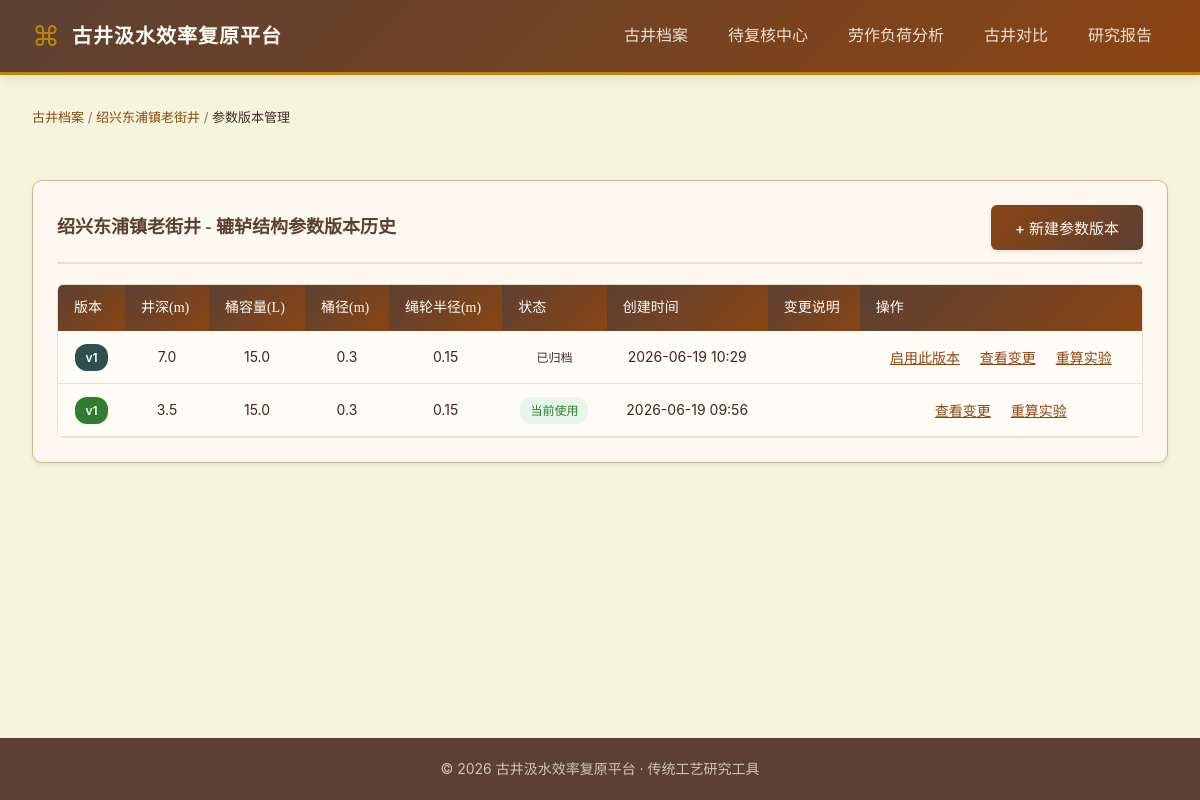
/wells/1/config-versions, run on the app's committed database.
### models.py (models this page shows)
class Well(Base):
    __tablename__ = "well"
    id = Column(Integer, primary_key=True, autoincrement=True)
    name = Column(String(100), nullable=False)
    location = Column(String(200), default="")
    dynasty = Column(String(50), default="")
    description = Column(String(500), default="")
    created_at = Column(DateTime, default=datetime.now)
    updated_at = Column(DateTime, default=datetime.now, onupdate=datetime.now)
    configs = relationship("WellConfig", back_populates="well", cascade="all, delete-orphan")

class WellConfig(Base):
    __tablename__ = "well_config"
    id = Column(Integer, primary_key=True, autoincrement=True)
    well_id = Column(Integer, ForeignKey("well.id", ondelete="CASCADE"), nullable=False)
    version = Column(Integer, default=1)
    well_depth_m = Column(Float, nullable=False)
    bucket_capacity_l = Column(Float, nullable=False)
    bucket_diameter_m = Column(Float, nullable=False)
    pulley_radius_m = Column(Float, nullable=False)
    status = Column(String(20), default="active")
    change_note = Column(String(500), default="")
    created_at = Column(DateTime, default=datetime.now)
    __table_args__ = (
        CheckConstraint("well_depth_m > 0", name="ck_well_depth_positive"),
        CheckConstraint("bucket_capacity_l > 0", name="ck_bucket_capacity_positive"),
        CheckConstraint("bucket_diameter_m > 0", name="ck_bucket_diameter_positive"),
        CheckConstraint("pulley_radius_m > 0", name="ck_pulley_radius_positive"),
    )
    well = relationship("Well", back_populates="configs")
    experiments = relationship("Experiment", back_populates="config", cascade="all, delete-orphan")
    change_logs = relationship("ConfigChangeLog", back_populates="config", cascade="all, delete-orphan")

### main.py (the view)
@app.get("/wells/{well_id}/config-versions", response_class=HTMLResponse)
async def config_versions_page(request: Request, well_id: int, db: Session = Depends(get_db)):
    well = get_well(db, well_id)
    if not well:
        raise HTTPException(status_code=404, detail="古井档案不存在")
    all_configs = get_all_configs(db, well_id)
    config_logs = {}
    for cfg in all_configs:
        config_logs[cfg.id] = get_config_change_logs(db, cfg.id)
    return templates.TemplateResponse("config_versions.html", {
        "request": request,
        "well": well,
        "all_configs": all_configs,
        "config_logs": config_logs
    })

### templates/config_versions.html (shortened to what this page needs)
{% extends "base.html" %}
{% block content %}
<div class="page-container">
    <div class="breadcrumb" style="margin-bottom: 20px;">
        <a href="/">古井档案</a> / <a href="/wells/{{ well.id }}">{{ well.name }}</a> / <span class="current">参数版本管理</span>
    </div>
    <section class="panel">
        <div class="panel-header">
            <h3>{{ well.name }} - 辘轳结构参数版本历史</h3>
            <button class="btn-primary" id="toggle-config-form">+ 新建参数版本</button>
        </div>
        {% if all_configs %}
        <div class="table-wrapper">
            <table class="data-table">
                <thead>
                    <tr>
                        <th>版本</th>
                        <th>井深(m)</th>
                        <th>桶容量(L)</th>
                        <th>桶径(m)</th>
                        <th>绳轮半径(m)</th>
                        <th>状态</th>
                        <th>创建时间</th>
                        <th>变更说明</th>
                        <th>操作</th>
                    </tr>
                </thead>
                <tbody>
                    {% for cfg in all_configs %}
                    <tr>
                        <td class="text-center">
                            <span class="version-tag {{ 'active' if cfg.status == 'active' else '' }}">v{{ cfg.version }}</span>
                        </td>
                        <td class="text-center">{{ cfg.well_depth_m }}</td>
                        <td class="text-center">{{ cfg.bucket_capacity_l }}</td>
                        <td class="text-center">{{ cfg.bucket_diameter_m }}</td>
                        <td class="text-center">{{ cfg.pulley_radius_m }}</td>
                        <td class="text-center">
                            {% if cfg.status == 'active' %}
                            <span class="status-tag valid">当前使用</span>
                            {% else %}
                            <span class="status-tag">已归档</span>
                            {% endif %}
                        </td>
                        <td class="text-center">{{ cfg.created_at.strftime('%Y-%m-%d %H:%M') }}</td>
                        <td>{{ cfg.change_note[:30] }}{% if cfg.change_note|length > 30 %}...{% endif %}</td>
                        <td class="text-center">
                            {% if cfg.status != 'active' %}
                            <form action="/wells/{{ well.id }}/config/{{ cfg.id }}/activate" method="post" style="display:inline;" onsubmit="return confirm('切换到此版本？旧实验将标记为待复核。');">
                                <button type="submit" class="btn-link">启用此版本</button>
                            </form>
                            {% endif %}
                            <button type="button" class="btn-link" onclick="showChangeLogs({{ cfg.id }})">查看变更</button>
                            <form action="/wells/{{ well.id }}/config/{{ cfg.id }}/recalculate" method="post" style="display:inline;" onsubmit="return confirm('使用此参数重新计算所有关联实验？');">
                                <button type="submit" class="btn-link">重算实验</button>
                            </form>
                        </td>
                    </tr>
                    {% endfor %}
                </tbody>
            </table>
        </div>
        {% else %}
        <div class="empty-state small">
            <p class="empty-text">暂无参数版本，请点击上方「新建参数版本」创建</p>
        </div>
        {% endif %}
    </section>
</div>
{% endblock %}

### static/css/style.css (style rules this page uses)
:root { --color-primary: #8B4513; --color-primary-dark: #5C4033; --color-primary-light: #A0522D; --color-secondary: #2F4F4F; --color-accent: #B8860B; --color-bg: #F5F5DC; --color-bg-warm: #FFFBF5; --color-panel: #FDF8F0; --color-border: #D2B48C; --color-border-light: #E8DFD0; --color-text: #3E2723; --color-text-light: #6D4C41; --color-muted: #8D6E63; --color-danger: #C62828; --color-danger-light: #FFEBEE; --color-warning: #F57C00; --color-warning-light: #FFF3E0; --color-success: #2E7D32; --color-success-light: #E8F5E9; --shadow-sm: 0 2px 4px rgba(92, 64, 51, 0.1); --shadow-md: 0 4px 12px rgba(92, 64, 51, 0.12); --shadow-lg: 0 8px 24px rgba(92, 64, 51, 0.15); --radius-sm: 6px; --radius-md: 10px; --radius-lg: 16px; }
* { box-sizing: border-box; margin: 0; padding: 0; }
html, body { height: 100%; }
body { font-family: 'Noto Sans SC', -apple-system, BlinkMacSystemFont, sans-serif; background-color: var(--color-bg); background-image: repeating-linear-gradient(0deg, transparent, transparent 49px, rgba(210, 180, 140, 0.1) 50px), repeating-linear-gradient(90deg, transparent, transparent 49px, rgba(210, 180, 140, 0.08) 50px); color: var(--color-text); line-height: 1.6; min-height: 100vh; display: flex; flex-direction: column; }
h1, h2, h3, h4 { font-family: 'Noto Serif SC', serif; color: var(--color-primary-dark); font-weight: 600; }
a { color: var(--color-primary); text-decoration: none; transition: color 0.2s; }
.text-center { text-align: center; }
.page-container { display: flex; flex-direction: column; gap: 32px; }
.btn-primary, .btn-secondary, .btn-enter, .btn-link-danger, .btn-delete, .btn-close, .btn-icon { font-family: inherit; cursor: pointer; border: none; transition: all 0.2s; font-weight: 500; }
.btn-primary { background: linear-gradient(135deg, var(--color-primary) 0%, var(--color-primary-dark) 100%); color: #FFFBF5; padding: 12px 24px; border-radius: var(--radius-sm); font-size: 15px; box-shadow: var(--shadow-sm); }
.panel-header { display: flex; justify-content: space-between; align-items: center; margin-bottom: 20px; padding-bottom: 12px; border-bottom: 2px solid var(--color-border-light); }
.panel-header h3 { font-size: 18px; margin: 0; }
.breadcrumb { font-size: 13px; color: var(--color-muted); margin-bottom: 12px; }
.breadcrumb a { color: var(--color-primary); }
.breadcrumb .current { color: var(--color-text); }
.panel { background: var(--color-panel); border: 1px solid var(--color-border); border-radius: var(--radius-md); padding: 24px; box-shadow: var(--shadow-sm); }
.table-wrapper { overflow-x: auto; border-radius: var(--radius-sm); border: 1px solid var(--color-border-light); }
.data-table { width: 100%; border-collapse: collapse; font-size: 14px; }
.data-table th { background: linear-gradient(135deg, var(--color-primary-dark) 0%, var(--color-primary) 100%); color: #FFFBF5; padding: 12px 16px; text-align: left; font-weight: 500; font-family: 'Noto Serif SC', serif; }
.data-table td { padding: 12px 16px; border-bottom: 1px solid var(--color-border-light); background: var(--color-bg-warm); }
.status-tag { display: inline-block; padding: 4px 10px; border-radius: 12px; font-size: 12px; font-weight: 500; }
.status-tag.valid { background: var(--color-success-light); color: var(--color-success); }
.version-tag { display: inline-block; background: var(--color-secondary); color: #FFFBF5; padding: 4px 10px; border-radius: 12px; font-size: 12px; font-weight: 600; }
.version-tag.active { background: var(--color-success); }
.btn-link { background: none; border: none; color: var(--color-primary); cursor: pointer; font-family: inherit; font-size: 14px; padding: 4px 8px; text-decoration: underline; }

### data on the page
Well: name "绍兴东浦镇老街井"
WellConfig: version "1", well_depth_m "7.0", bucket_capacity_l "15.0", bucket_diameter_m "0.3", pulley_radius_m "0.15", status "已归档", created_at "2026-06-19 10:29"
WellConfig: version "1", well_depth_m "3.5", bucket_capacity_l "15.0", bucket_diameter_m "0.3", pulley_radius_m "0.15", status "当前使用", created_at "2026-06-19 09:56"
